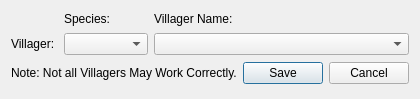
<?xml version="1.0" encoding="UTF-8"?>
<ui version="4.0">
 <class>RVCreator</class>
 <widget class="QDialog" name="RVCreator">
  <property name="geometry">
   <rect>
    <x>0</x>
    <y>0</y>
    <width>400</width>
    <height>99</height>
   </rect>
  </property>
  <property name="windowTitle">
   <string>RV Settings</string>
  </property>
  <layout class="QGridLayout" name="gridLayout">
   <item row="1" column="1">
    <widget class="QComboBox" name="CMB_Species">
     <property name="sizePolicy">
      <sizepolicy hsizetype="Minimum" vsizetype="Fixed">
       <horstretch>0</horstretch>
       <verstretch>0</verstretch>
      </sizepolicy>
     </property>
     <property name="styleSheet">
      <string notr="true">combobox-popup: 0;</string>
     </property>
     <property name="maxCount">
      <number>40</number>
     </property>
     <property name="sizeAdjustPolicy">
      <enum>QComboBox::AdjustToContents</enum>
     </property>
    </widget>
   </item>
   <item row="1" column="0">
    <widget class="QLabel" name="LBL_Villager">
     <property name="sizePolicy">
      <sizepolicy hsizetype="Maximum" vsizetype="Preferred">
       <horstretch>0</horstretch>
       <verstretch>0</verstretch>
      </sizepolicy>
     </property>
     <property name="text">
      <string>Villager: </string>
     </property>
    </widget>
   </item>
   <item row="2" column="3">
    <widget class="QDialogButtonBox" name="buttonBox">
     <property name="sizePolicy">
      <sizepolicy hsizetype="Maximum" vsizetype="Fixed">
       <horstretch>0</horstretch>
       <verstretch>0</verstretch>
      </sizepolicy>
     </property>
     <property name="orientation">
      <enum>Qt::Horizontal</enum>
     </property>
     <property name="standardButtons">
      <set>QDialogButtonBox::Cancel|QDialogButtonBox::Save</set>
     </property>
     <property name="centerButtons">
      <bool>false</bool>
     </property>
    </widget>
   </item>
   <item row="0" column="1">
    <widget class="QLabel" name="LBL_Species">
     <property name="sizePolicy">
      <sizepolicy hsizetype="Preferred" vsizetype="Maximum">
       <horstretch>0</horstretch>
       <verstretch>0</verstretch>
      </sizepolicy>
     </property>
     <property name="text">
      <string>Species:</string>
     </property>
    </widget>
   </item>
   <item row="1" column="2" colspan="2">
    <widget class="QComboBox" name="CMB_VillagerName">
     <property name="styleSheet">
      <string notr="true">combobox-popup: 0;</string>
     </property>
     <property name="maxCount">
      <number>50</number>
     </property>
     <property name="sizeAdjustPolicy">
      <enum>QComboBox::AdjustToContents</enum>
     </property>
    </widget>
   </item>
   <item row="0" column="2" colspan="2">
    <widget class="QLabel" name="LBL_VillName">
     <property name="sizePolicy">
      <sizepolicy hsizetype="Preferred" vsizetype="Maximum">
       <horstretch>0</horstretch>
       <verstretch>0</verstretch>
      </sizepolicy>
     </property>
     <property name="text">
      <string>Villager Name:</string>
     </property>
    </widget>
   </item>
   <item row="2" column="0" colspan="3">
    <widget class="QLabel" name="LBL_Note1">
     <property name="text">
      <string>Note: Not all Villagers May Work Correctly.</string>
     </property>
    </widget>
   </item>
  </layout>
 </widget>
 <resources/>
 <connections>
  <connection>
   <sender>buttonBox</sender>
   <signal>accepted()</signal>
   <receiver>RVCreator</receiver>
   <slot>accept()</slot>
   <hints>
    <hint type="sourcelabel">
     <x>248</x>
     <y>254</y>
    </hint>
    <hint type="destinationlabel">
     <x>157</x>
     <y>274</y>
    </hint>
   </hints>
  </connection>
  <connection>
   <sender>buttonBox</sender>
   <signal>rejected()</signal>
   <receiver>RVCreator</receiver>
   <slot>reject()</slot>
   <hints>
    <hint type="sourcelabel">
     <x>316</x>
     <y>260</y>
    </hint>
    <hint type="destinationlabel">
     <x>286</x>
     <y>274</y>
    </hint>
   </hints>
  </connection>
 </connections>
</ui>
